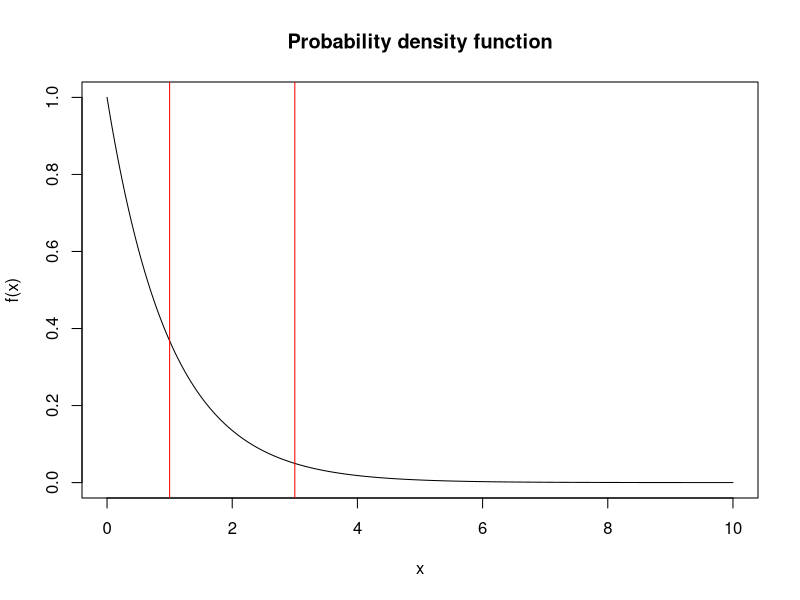
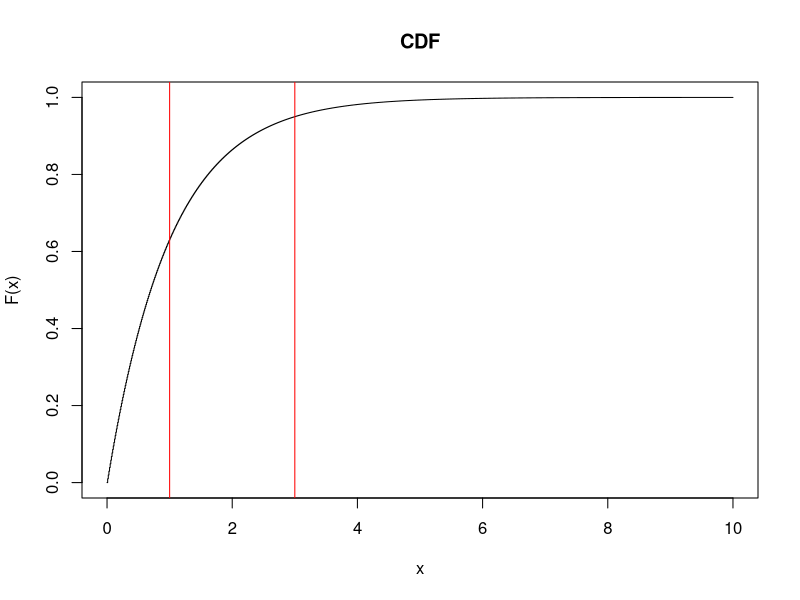
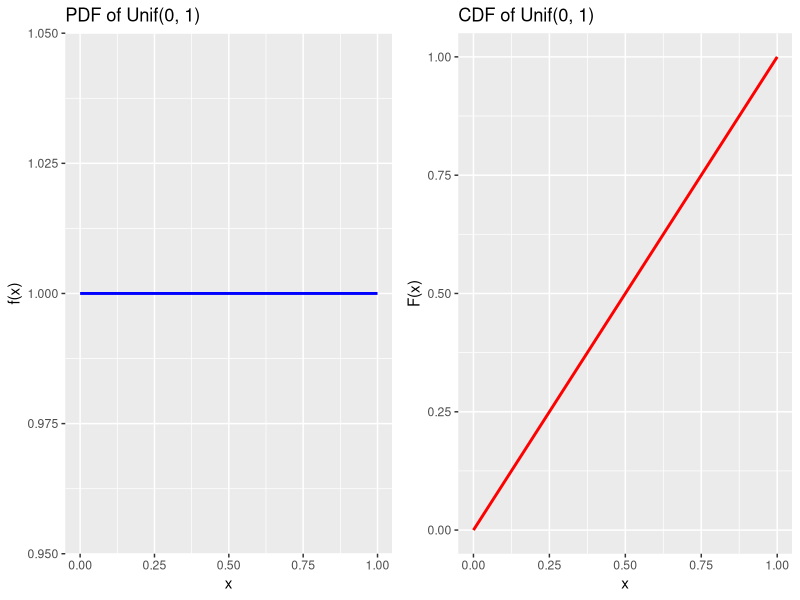
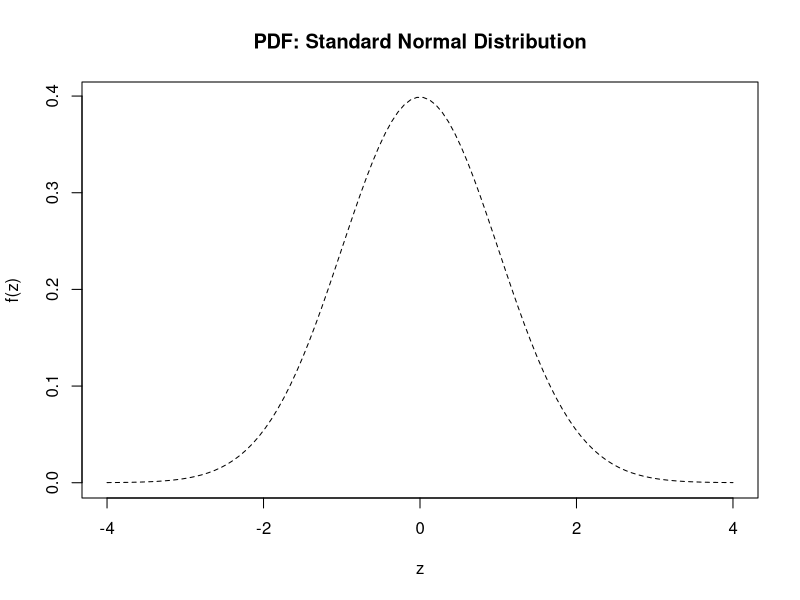
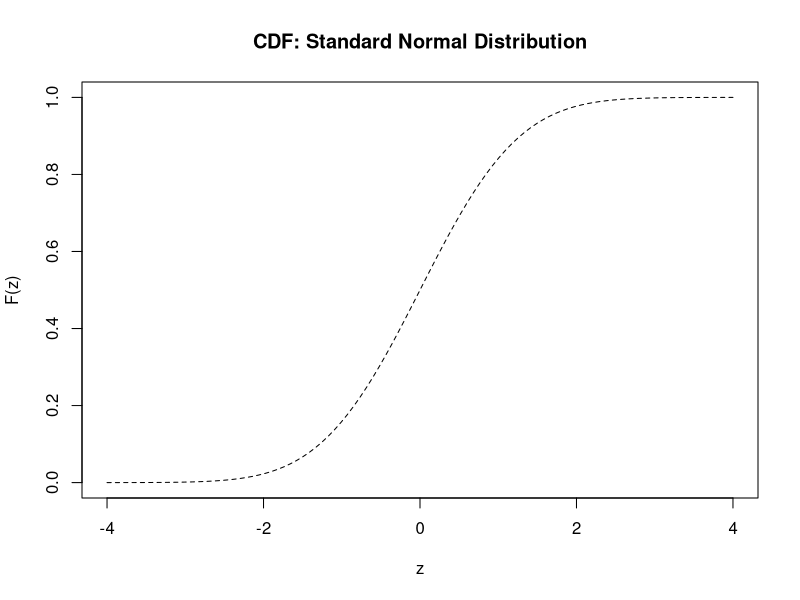
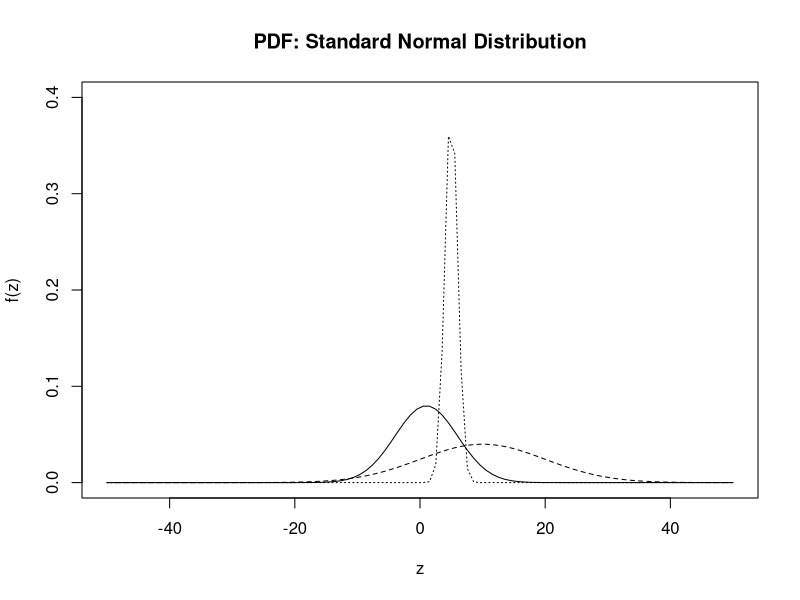
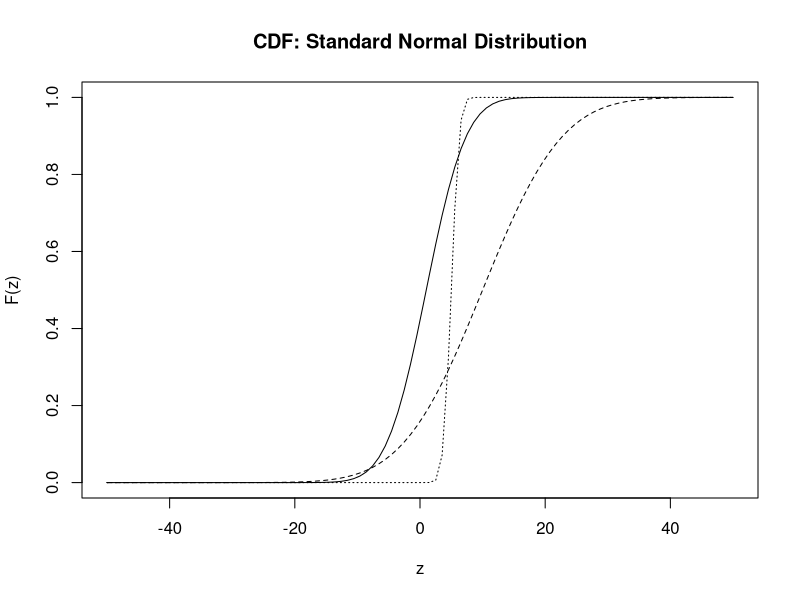

Source code (R) for these figures, in order:
## ---- chunk 1
x  <- seq(0,10,0.01)
fx <- exp(-x) # this calculates the PDF
plot(x, fx, ylim=c(0,1), type="l", main = "Probability density function", 
     xlab="x", ylab="f(x)")
abline(v=c(1,3), col="red")

Fx <- 1-exp(-x) # this calculates the CDF
plot(x, Fx, type="s", main = "CDF", xlab="x", ylab="F(x)", ylim=c(0,1))
abline(v=c(1,3), col="red")
## ---- chunk 2
# Load necessary library
library(ggplot2)

# Define the sequence of x values
x <- seq(0, 1, length.out = 100)

# Calculate the PDF and CDF
pdf_values <- dunif(x, min = 0, max = 1)
cdf_values <- punif(x, min = 0, max = 1)

# Create a data frame
data <- data.frame(x = x, PDF = pdf_values, CDF = cdf_values)

# Plot the PDF
pdf_plot <- ggplot(data, aes(x = x, y = PDF)) +
  geom_line(color = "blue", linewidth = 1) +
  labs(title = "PDF of Unif(0, 1)", x = "x", y = "f(x)")

# Plot the CDF
cdf_plot <- ggplot(data, aes(x = x, y = CDF)) +
  geom_line(color = "red", linewidth = 1) +
  labs(title = "CDF of Unif(0, 1)", x = "x", y = "F(x)")

# Display the plots
library(gridExtra)
grid.arrange(pdf_plot, cdf_plot, ncol = 2)
## ---- chunk 3
x <- seq(-4, 4, length=100)
plot(x, dnorm(x), type="l", lty=2, xlab="z",
  ylab="f(z)", main="PDF: Standard Normal Distribution")
plot(x, pnorm(x), type="l", lty=2, xlab="z",
  ylab="F(z)", main="CDF: Standard Normal Distribution")
## ---- chunk 4
x <- seq(-50, 50, length=100)
plot(x, dnorm(x, 10,10), type="l", lty=2, xlab="z",ylim=c(0,0.4),
  ylab="f(z)", main="PDF: Standard Normal Distribution")
lines(x, dnorm(x,1,5), type="l", lty=1)
lines(x, dnorm(x,5,1), type="l", lty=3)
plot(x, pnorm(x, 10, 10), type="l", lty=2, xlab="z",ylim=c(0,1),
  ylab="F(z)", main="CDF: Standard Normal Distribution")
lines(x, pnorm(x, 1,5), type="l", lty=1)
lines(x, pnorm(x, 5,1), type="l", lty=3)
## ---- chunk 5
pnorm(2) - pnorm(-1)
